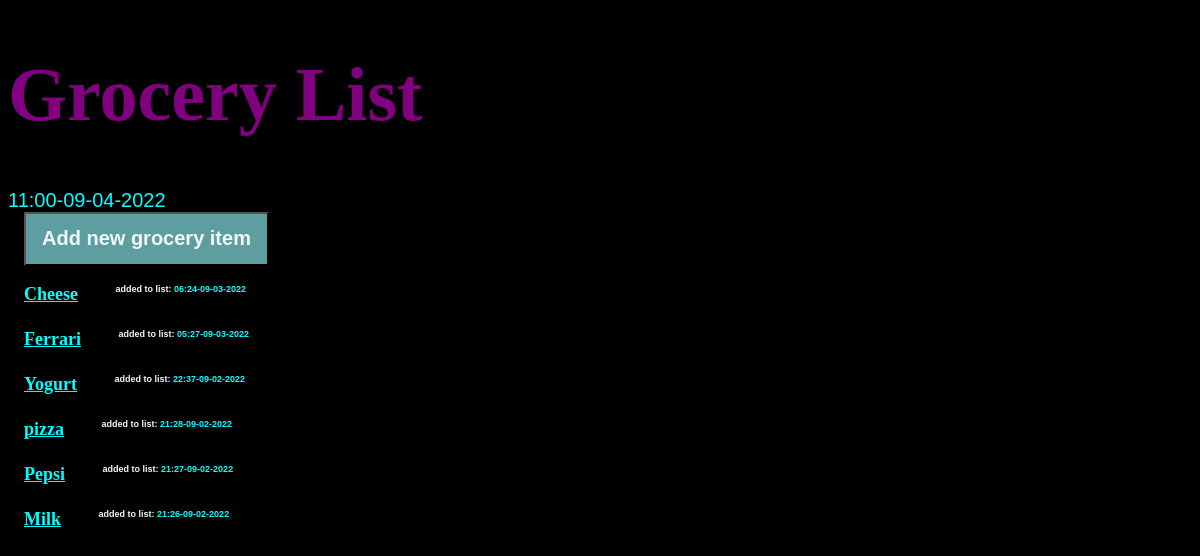
/, run on an earlier commit of the app's database.
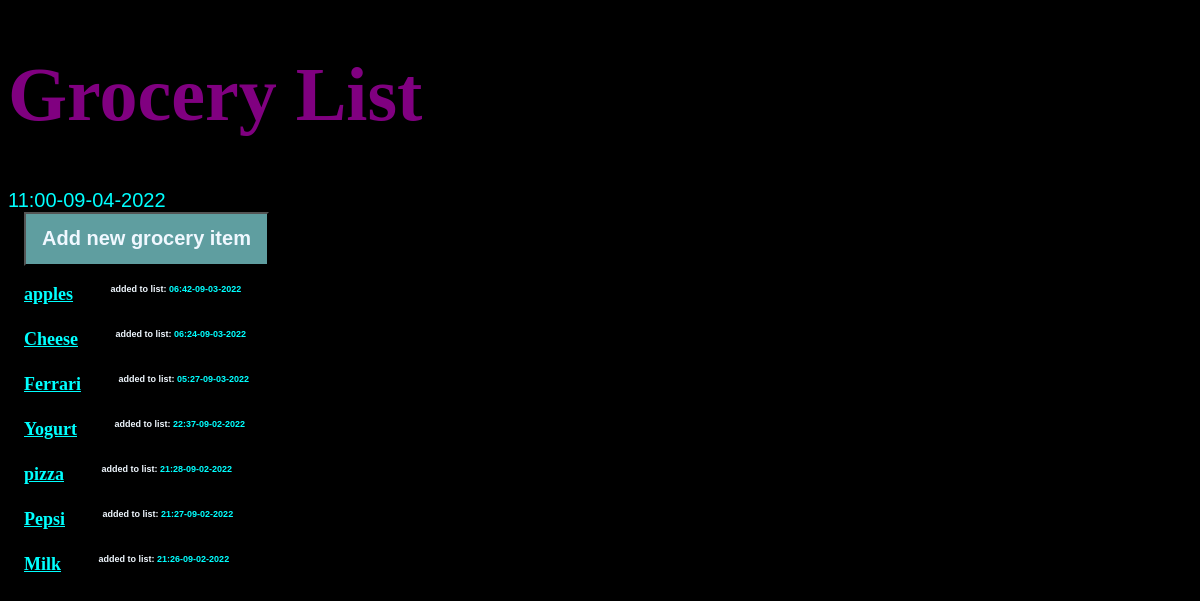
And on a later commit of the database.
### list_items/models.py (models this page shows, shortened)
class List_items(models.Model):
    groc_item = models.CharField(max_length=70)
    notes = models.TextField()
    item_price = models.DecimalField(max_digits=8, decimal_places=2)
    budget = models.DecimalField(max_digits=8, decimal_places=2)
    date_created = models.DateTimeField(default=timezone.now)
    class Meta:
        verbose_name_plural = "ListItems"

### list_items/views.py (the view)
class List_itemsListView(ListView):
    model = List_items
    queryset = List_items.objects.all().order_by("-date_created")

### list_items/templates/list_items/list_items_list.html
{% extends "list_items/base.html" %}
{% block content %}
<article>
    <h9 class="mark">{% now "H:i-m-d-Y" %}</em></h9>
    <br>
    <a href="{% url 'list_items-create' %}"><button>Add new grocery item</button></a>
</article>
    {% for list_item in list_items_list %}
        <article>
            <h4>
                <a href="{% url 'list_items-detail' list_item.id %}">
                    {{ list_item.groc_item }}
                </a>
            </h4>
            <h6 class="{{list_item.date_created|date:'1'}}">
                <span id="datelistspan">added to list: </span>{{ list_item.date_created|date:'H:i-m-d-Y' }}
            </h6>
        </article>
    {% endfor %}
{% endblock %}

### list_items/templates/list_items/base.html (shortened to what this page needs)
{% load static %}
<!DOCTYPE html>
<html>
<head>
    <link rel="stylesheet" href="{% static 'css/grocery.css' %}">
</head>
<body>
    <h1><a href="/">Grocery List</a></h1>
    {% block content %}{% endblock %}
</body>
</html>

### list_items/static/css/grocery.css (style rules this page uses)
* { box-sizing: content-box; }
body { background-color: black; }
body { font-family: sans-serif; font-size: 20px; }
a { color: inherit; }
h1 { font-size: 3.8em; color: purple; font-family: cursive; }
h1 a { text-decoration: double; }
h4, h5 { font-size: 1.4em; margin: 0; display: inline-block; padding: 0.5rem 1rem; vertical-align: top; font-family: cursive; color: aqua; font-size: large; }
h6 { margin: 0; display: inline-block; padding: 0.5rem 1rem; vertical-align: top; color: aqua; font-size: xx-small; }
.mark { background-color:black; color:aqua; }
article { margin-bottom: 0.5rem; }
button, textarea, input { font-size: inherit; min-height: 2.5em; padding: 0 1rem; color:aliceblue; background-color:darkcyan; }
button, input[type="submit"] { margin: 0 1rem 2px 1rem; cursor: pointer; font-weight: bold; min-width: 8rem; color:aliceblue; background-color: cadetblue; }
#datelistspan { color: aliceblue; }

What changed in the data, as far as the page shows it:
added List_items: groc_item "apples", date_created "06:42-09-03-2022"
